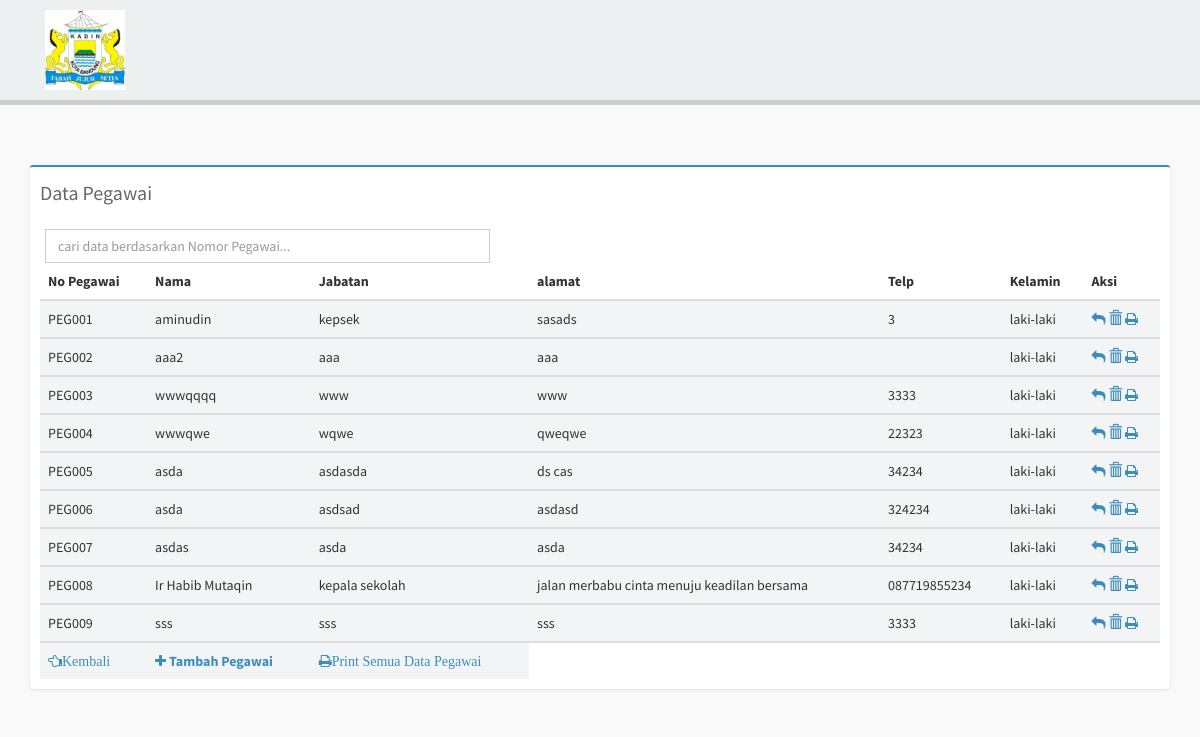
/manage/pegawai.php (signed in), run on the app's committed database.
### tables this page shows
CREATE TABLE `pegawai` (
  `id` int(11) NOT NULL,
  `no_peg` varchar(10) DEFAULT NULL,
  `nama_peg` text,
  `jabatan` text,
  `alamat` varchar(100) DEFAULT NULL,
  `no_telp` varchar(13) DEFAULT NULL,
  `jns_kelamin` enum('laki-laki','perempuan','','') DEFAULT NULL,
  `level` enum('admin','user') DEFAULT NULL,
  `username` varchar(100) DEFAULT NULL,
  `password` varchar(100) DEFAULT NULL,
  `pertanyaan` varchar(100) NOT NULL
);

### manage/pegawai.php (the view, shortened to what this page needs)
<?php
require_once '../assets/configuration/konek.php';
?>
<!doctype html>
<html>
<head>
    <link href="../assets/css/bootstrap.min.css" rel="stylesheet" type="text/css" />
    <link rel="stylesheet" href="../assets/DataTables/global.css">
    <link href="../assets/css/font-awesome.min.css" rel="stylesheet" type="text/css" />
    <link href="../assets/css/ionicons.min.css" rel="stylesheet" type="text/css" />
    <link href="../assets/css/AdminLTE.css" rel="stylesheet" type="text/css" />
</head>
<body>
<header>
<div class="container">
<div class="col-md-5">
  <a href="../index.php" target="_blank" title="Simple Aplikasi Pengarsipan Surat">
<img src="../img/LOG_KADIN.jpg" width="80px"></a>
</div>
</div>
</header>
<div class="container">
  <div class="row">
    <div class="col-md-12">
  <div class="box box-primary">
    <div class="box-header">
          <h3 class="box-title">Data Pegawai</h3>
                </div>
                <div class="col-md-5">
                <form action="" method="get">
                    <input type="text" class="form-control" name="cari" placeholder="cari data berdasarkan Nomor Pegawai...">
                </form>
              </div>
                    <div class="box-body table-responsive">
                                        <form action="" method="get">
                                          <table id="pegawai" class="table table-striped table-hover">
                                            <thead>
                                              <tr>
                                                <th>No Pegawai</th>
                                                <th>Nama</th>
                                                <th>Jabatan</th>
                                                <th>alamat</th>
                                                <th>Telp</th>
                                                <th>Kelamin</th>
                                                <th>Aksi</th>
                                              </tr>
                                            </thead>
                                            <?php
                                                    if(isset($_GET['cari'])){
                                                      $cari = $_GET['cari'];
                                                      $data = "select * from pegawai where no_peg like '%".$cari."%'";
                                                      $data1 = $konek->query($data);
                                                      $p = mysqli_fetch_array($data1);
                                                        if ($p == TRUE) {
                                                          ?>
                                                            <tbody>
                                                                <tr>
                                                                  <td><?php echo $p['1']; ?></td>
                                                                  <td><?php echo $p['2']; ?></td>
                                                                  <td><?php echo $p['3']; ?></td>
                                                                  <td><?php echo $p['4']; ?></td>
                                                                  <td><?php echo $p['5']; ?></td>
                                                                  <td><?php echo $p['6']; ?></td>
                                                                  <td>
                                                                    <a href="detailsukel.php?details=<?php echo $t['1']; ?>"><font class="fa fa-reply"></font></></a>
                                                                    <a href="?hapussukel=<?php echo $t['1']; ?>" onclick="return confirm('Yakin data akan dihapus ?');"><font class="glyphicon glyphicon-trash"></font></a>
                                                                    <a href="../tpl/printsukel.php?print=<?php echo $t['0']; ?>"><font class="fa fa-print"></font></</a>
                                                                  </td>
                                                                </tr>
                                                              </tbody>
                                                          <?php
                                                        }else{
                                                          ?>
                                                            <tr>
                                                              <td>Data tidak ditemukan.</td>
                                                              <td></td>
                                                              <td></td>
                                                              <td></td>
                                                              <td></td>
                                                              <td></td>
                                                              <td></td>
                                                            </tr>
                                                          <?php
                                                        }
                                           }else{
                                              $query = mysqli_query($konek, "select * from pegawai limit 10");
                                              while ($t = mysqli_fetch_array($query)) {
                                             ?>
                                            <tbody>
                                              <tr>
                                                <td><?php echo $t['1']; ?></td>
                                                <td><?php echo $t['2']; ?></td>
                                                <td><?php echo $t['3']; ?></td>
                                                <td><?php echo $t['4']; ?></td>
                                                <td><?php echo $t['5']; ?></td>
                                                <td><?php echo $t['6']; ?></td>
                                                <td>
                                                  <a href="editpeg.php?details=<?php echo $t['1']; ?>"><font class="fa fa-reply"></font></a>
                                                  <a href="?hapus=<?php echo $t['1']; ?>" onclick="return confirm('Yakin data akan dihapus ?');"><font class="glyphicon glyphicon-trash"></font></a>
                                                  <a href="../tpl/print.php?print=<?php echo $t['0']; ?>"><font class="fa fa-print"></font></a>
                                                </td>
                                              </tr>
                                            </tbody>
                                            <?php
                                              }
                                            }
                                             ?>
                                             <tr>
                                               <th><a href="index.php"><font class="fa fa-hand-o-left">Kembali</font></a></th>
                                               <th><a href="#" data-toggle="modal" data-target="#myPeg">
                                                  <i class="fa fa-plus"></i> <span>Tambah Pegawai</span>
                                              </a></th>
                                              <th>
                                                <a href="../tpl/print1.php"><font class="fa fa-print">Print Semua Data Pegawai</font></a>
                                              </th>
                                          </table>
                                        </form>
                                </div>
                            </div>
</div></div></div>
<link rel="stylesheet" href="../assets/DataTables/datatables/dataTables.bootstrap.css">
</body>
</html>

### assets/DataTables/global.css (style rules this page uses)
header { background:#ECF0F1; width:100%; display:table; padding:10px 0px 10px; border-bottom:solid 5px #cccccc; margin-bottom:60px; }
.box { position: relative; background: #ffffff; border-top: 2px solid #c1c1c1; margin-bottom: 20px; -webkit-border-radius: 3px; -moz-border-radius: 3px; border-radius: 3px; width: 100%; box-shadow: 0px 1px 3px rgba(0, 0, 0, 0.1); }
.box.box-primary { border-top-color: #3c8dbc; }
.box .box-header { position: relative; color: #444; padding-bottom: 10px; }
.box .box-body { padding: 10px; -webkit-border-top-left-radius: 0; -webkit-border-top-right-radius: 0; -webkit-border-bottom-right-radius: 3px; -webkit-border-bottom-left-radius: 3px; -moz-border-radius-topleft: 0; -moz-border-radius-topright: 0; -moz-border-radius-bottomright: 3px; -moz-border-radius-bottomleft: 3px; border-top-left-radius: 0; border-top-right-radius: 0; border-bottom-right-radius: 3px; border-bottom-left-radius: 3px; }
.box h3.box-title { font-size: 20px; line-height: 1.6em; color: #666; margin-left:20px; }

### assets/css/AdminLTE.css (style rules this page uses)
html, body { overflow-x: hidden!important; font-family: 'Source Sans Pro', sans-serif; -webkit-font-smoothing: antialiased; min-height: 100%; background: #f9f9f9; }
a { color: #3c8dbc; }
h1, h2, h3, h4, h5, h6, .h1, .h2, .h3, .h4, .h5, .h6 { font-family: 'Source Sans Pro', sans-serif; }
img { max-width: 100%important; }
.table-striped > tbody > tr:nth-child(odd) > td, .table-striped > tbody > tr:nth-child(odd) > th { background-color: #f3f4f5; }
.form-control { -webkit-border-radius: 0px !important; -moz-border-radius: 0px !important; border-radius: 0px !important; box-shadow: none; }
.box { position: relative; background: #ffffff; border-top: 2px solid #c1c1c1; margin-bottom: 20px; -webkit-border-radius: 3px; -moz-border-radius: 3px; border-radius: 3px; width: 100%; box-shadow: 0px 1px 3px rgba(0, 0, 0, 0.1); }
.box.box-primary { border-top-color: #3c8dbc; }
.box .box-header { position: relative; -webkit-border-top-left-radius: 3px; -webkit-border-top-right-radius: 3px; -webkit-border-bottom-right-radius: 0; -webkit-border-bottom-left-radius: 0; -moz-border-radius-topleft: 3px; -moz-border-radius-topright: 3px; -moz-border-radius-bottomright: 0; -moz-border-radius-bottomleft: 0; border-top-left-radius: 3px; border-top-right-radius: 3px; border-bottom-right-radius: 0; border-bottom-left-radius: 0; border-bottom: 0px solid #f4f4f4; color: #444; padding-bottom: 10px; }
.box .box-header:before, .box .box-header:after { display: table; content: " "; }
.box .box-header:after { clear: both; }
.box .box-header > .fa, .box .box-header > .glyphicon, .box .box-header > .ion, .box .box-header .box-title { display: inline-block; padding: 10px 0px 10px 10px; margin: 0; font-size: 20px; font-weight: 400; float: left; cursor: default; }
.box .box-body { padding: 10px; -webkit-border-top-left-radius: 0; -webkit-border-top-right-radius: 0; -webkit-border-bottom-right-radius: 3px; -webkit-border-bottom-left-radius: 3px; -moz-border-radius-topleft: 0; -moz-border-radius-topright: 0; -moz-border-radius-bottomright: 3px; -moz-border-radius-bottomleft: 3px; border-top-left-radius: 0; border-top-right-radius: 0; border-bottom-right-radius: 3px; border-bottom-left-radius: 3px; }
.box .box-body .table { margin-bottom: 0; }

### data on the page
pegawai: no_peg "PEG001", nama_peg "aminudin", jabatan "kepsek", alamat "sasads", no_telp "3", jns_kelamin "laki-laki"
pegawai: no_peg "PEG002", nama_peg "aaa2", jabatan "aaa", alamat "aaa", jns_kelamin "laki-laki"
pegawai: no_peg "PEG003", nama_peg "wwwqqqq", jabatan "www", alamat "www", no_telp "3333", jns_kelamin "laki-laki"
pegawai: no_peg "PEG004", nama_peg "wwwqwe", jabatan "wqwe", alamat "qweqwe", no_telp "22323", jns_kelamin "laki-laki"
pegawai: no_peg "PEG005", nama_peg "asda", jabatan "asdasda", alamat "ds cas", no_telp "34234", jns_kelamin "laki-laki"
pegawai: no_peg "PEG006", nama_peg "asda", jabatan "asdsad", alamat "asdasd", no_telp "324234", jns_kelamin "laki-laki"
pegawai: no_peg "PEG007", nama_peg "asdas", jabatan "asda", alamat "asda", no_telp "34234", jns_kelamin "laki-laki"
pegawai: no_peg "PEG008", nama_peg "Ir Habib Mutaqin", jabatan "kepala sekolah", alamat "jalan merbabu cinta menuju keadilan bersama", no_telp "087719855234", jns_kelamin "laki-laki"
pegawai: no_peg "PEG009", nama_peg "sss", jabatan "sss", alamat "sss", no_telp "3333", jns_kelamin "laki-laki"
